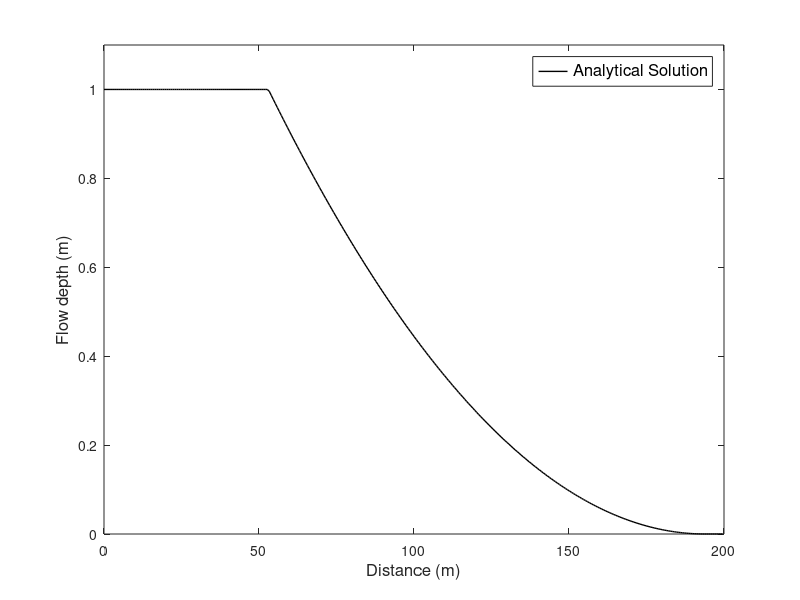

The MATLAB script that drew this image:
clc
clear all
close all

% input parameters
L=200;     % channel length (m)
T=15;      % observation time(s)

dx=0.65;
x=0:dx:L;
Nx=length(x);

Ld=100; % dam location (m)
hu=1;   % initial water depth in  reservoir (m)
hd=0;   % initial water depth in  channel (m)

g=9.81;
cu=sqrt(g*hu);
cd=sqrt(g*hd);

% analytical solution for h(x)
for i=1:Nx
    if x(i)<=(Ld-T*cu)
        h(i)=hu;
    elseif x(i)>=(Ld-T*cu) && x(i)<=(Ld+2*T*cu)
        h(i)=4/(9*g)*(cu-((x(i)-Ld)/(2*T)))^2;
    elseif x(i)>=(Ld+2*T*cu)
        h(i)=hd;
    end
end

plot(x,h,'k','LineWidth',1);
axis([0 200 0 1.1])
xlabel('Distance (m)','fontsize',12)
ylabel('Flow depth (m)','fontsize',12)
legend('Analytical Solution','fontsize',12)
